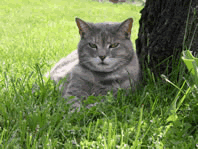
#> input picture smokey.gif, 198 x 149 px
$ python sepia.py
#> lines starting #> are read from the running program, lines starting #| are printed output that depends on the picture
from PIL import Image

def apply_sepia(input_image_path, output_image_path):
#> called with input_image_path = 'smokey.gif', output_image_path = 'output_sepia.jpg'
    image = Image.open(input_image_path).convert("RGB")
#> image is the input picture: PIL image 198x149 RGB; mean R, G, B 113.5, 132.2, 76.6
    width, height = image.size
#> width = 198; height = 149
    pixels = image.load()

    for y in range(height):
        for x in range(width):
            r, g, b = pixels[x, y]

            tr = int(0.393 * r + 0.769 * g + 0.189 * b)
            tg = int(0.349 * r + 0.686 * g + 0.168 * b)
            tb = int(0.272 * r + 0.534 * g + 0.131 * b)

            tr = min(255, tr)
            tg = min(255, tg)
            tb = min(255, tb)

            pixels [x, y] = (tr, tg, tb)

    print(f"Sample pixel after sepia: {pixels[0, 0]}")
#| Sample pixel after sepia: (255, 238, 185)
    print(f"Saving image as {output_image_path}...")
    image.save(output_image_path)
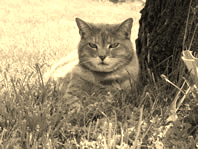
#> saved as output_sepia.jpg: PIL image 198x149 RGB; mean R, G, B 155, 142.1, 111
    print("Done!")

apply_sepia("smokey.gif", "output_sepia.jpg")
